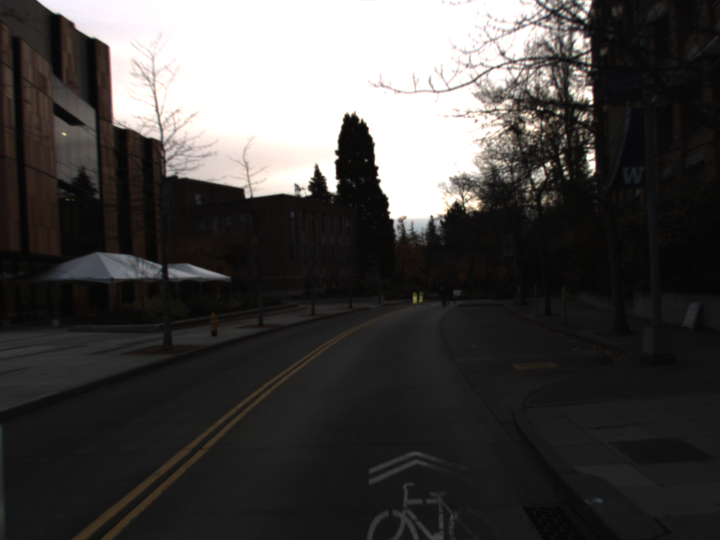
#> input picture epiploar/data/right.png, 1440 x 1080 px (shown at 1/2 size)
$ python epipolar_geometry.py
#> lines starting #> are read from the running program, lines starting #| are printed output that depends on the picture
### epiploar/load_camera_parameters.py
import json
import numpy as np

def left(filename):
#> called with filename = 'left.json'
    camera_left = json.load(open(filename))
#> (reads epiploar/left.json from the repository)

    intrinsic_left = np.zeros((3,4))
    extrinsic_left = np.zeros((4,4))


    k = 0
    break_out_flag = False
    for i in range(len(intrinsic_left[0])):
        for j in range(len(intrinsic_left[1])):
            if k < len(camera_left["intrinsic"]):
                intrinsic_left[i][j] = camera_left["intrinsic"][k]
                k +=1
            else:
                break_out_flag = True
                break
        if break_out_flag:
            break

    k = 0
    break_out_flag = False
    for i in range(len(extrinsic_left[0])):
        for j in range(len(extrinsic_left[1])):
            if k < len(camera_left["extrinsic"]):
                extrinsic_left[i][j] = camera_left["extrinsic"][k]
                k +=1
            else:
                break_out_flag = True
                break
        if break_out_flag:
            break
    #print(intrinsic_left)
    #print(extrinsic_left)

    return intrinsic_left,extrinsic_left


def right(filename):
#> called with filename = 'right.json'
    camera_right = json.load(open(filename))
#> (reads epiploar/right.json from the repository)

    intrinsic_right = np.zeros((3,4))
    extrinsic_right = np.zeros((4,4))
    k = 0
    break_out_flag = False
    for i in range(len(intrinsic_right[0])):
        for j in range(len(intrinsic_right[1])):
            if k < len(camera_right["intrinsic"]):
                intrinsic_right[i][j] = camera_right["intrinsic"][k]
                k +=1
            else:
                break_out_flag = True
                break
        if break_out_flag:
            break

    k = 0
    break_out_flag = False
    for i in range(len(extrinsic_right[0])):
        for j in range(len(extrinsic_right[1])):
            if k < len(camera_right["extrinsic"]):
                extrinsic_right[i][j] = camera_right["extrinsic"][k]
                k +=1
            else:
                break_out_flag = True
                break
        if break_out_flag:
            break

    #print(intrinsic_right)
    #print(extrinsic_right)

    return intrinsic_right,extrinsic_right

### epiploar/utils.py
import numpy as np
import matplotlib.pyplot as plt


def compute_fundamental_matrix_normalized(points1, points2):

    assert points1.shape[0] == points2.shape[0], "no. of points don't match"

    c1 = np.mean(points1, axis=0)
    c2 = np.mean(points2, axis=0)

    # compute the scaling factor
    s1 = np.sqrt(2 / np.mean(np.sum((points1 - c1) ** 2, axis=1)))
    s2 = np.sqrt(2 / np.mean(np.sum((points2 - c2) ** 2, axis=1)))

    # compute the normalization matrix for both the points
    T1 = np.array([
        [s1, 0, -s1 * c1[0]],
        [0, s1, -s1 * c1[1]],
        [0, 0 ,1]
    ])
    T2 = np.array([
        [s2, 0, -s2 * c2[0]],
        [0, s2, -s2 * c2[1]],
        [0, 0, 1]
    ])


    points1_n = T1 @ points1.T # normalize the points
    points2_n = T2 @ points2.T

    F_n = compute_fundamental_matrix(points1_n.T, points2_n.T)

    # de-normalize the fundamental
    return T2.T @ F_n @ T1

def compute_fundamental_matrix(points1, points2):

    assert points1.shape[0] == points2.shape[0], "no. of points don't match"

    u1 = points1[:, 0]
    v1 = points1[:, 1]
    u2 = points2[:, 0]
    v2 = points2[:, 1]
    one = np.ones_like(u1)

    # A = [u2.u1, u2.v1, u2, v2.u1, v2.v1, v2, u1, v1, 1] for all the points
    A = np.c_[u1 * u2, v1 * u2, u2, u1 * v2, v1 * v2, v2, u1, v1, one]


    U, S, V = np.linalg.svd(A, full_matrices=True) # peform svd on A and find the minimum value of |Af|
    f = V[-1, :]
    F = f.reshape(3, 3)


    U, S, V = np.linalg.svd(F, full_matrices=True)
    S[-1] = 0 # constrain F and make rank 2 by zeroing out last singular value
    F = U @ np.diag(S) @ V # recombine again
    return F

def plot_line(coeffs, xlim):

    a, b, c = coeffs
    x = np.linspace(xlim[0], xlim[1], 100)
    y = (a * x + c) / -b
    return x, y

def plot_epipolar_lines(img1, img2, points1, points2):


    h, w, c = img1.shape
    n = points1.shape[0]

    F = compute_fundamental_matrix_normalized(points1, points2)

    nrows = 2
    ncols = 1
    fig, axes = plt.subplots(nrows=nrows, ncols=ncols, figsize=(6, 8))

    ax1 = axes[0]
    ax1.set_title("Image 1")
    ax1.imshow(img1)

    ax2 = axes[1]
    ax2.set_title("Image 2")
    ax2.imshow(img2)

    for i in range(n):
        p1 = points1.T[:, i]
        p2 = points2.T[:, i]


        coeffs = p2.T @ F # Epipolar line in the image of camera 1 given the points in the image of camera 2
        x, y = plot_line(coeffs, (-1500, w))
        ax1.plot(x, y, color="orange")
        ax1.scatter(*p1.reshape(-1)[:2], color="blue")


        coeffs = F @ p1
        x, y = plot_line(coeffs, (0, 2500))
        ax2.plot(x, y, color="orange")
        ax2.scatter(*p2.reshape(-1)[:2], color="blue")

    ax1.set_xlim(0, w)
    ax1.set_ylim(h, 0)
    ax2.set_xlim(0, w)
    ax2.set_ylim(h, 0)

    plt.tight_layout()
    plt.show()

### epiploar/epipolar_geometry.py
import numpy as np
import cv2
from skimage import io
from skimage.color import rgb2gray
import load_camera_parameters
import utils


intrinsic_left,extrinsic_left = load_camera_parameters.left("left.json")
intrinsic_right,extrinsic_right = load_camera_parameters.right("right.json")


im1 = io.imread("./data/right.png")
#> im1 is the input picture: shape (1080, 1440, 3); mean R, G, B 69.5, 67.5, 66.3
im2 = io.imread("./data/left.png")
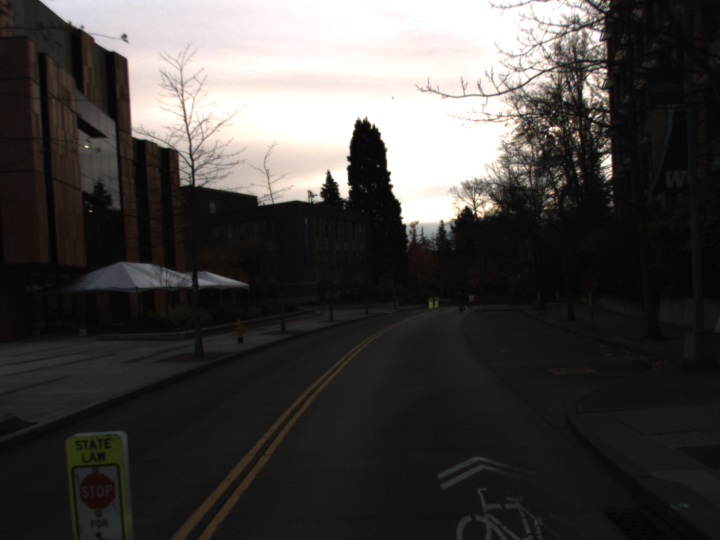
#> input picture epiploar/data/left.png, 1440 x 1080 px (shown at 1/2 size)
#> im2 is the input picture: shape (1080, 1440, 3); mean R, G, B 69.1, 66.2, 64.4


points1 = np.load("right.npy")
#> (reads epiploar/right.npy from the repository)
points2 = np.load("left.npy")
#> (reads epiploar/left.npy from the repository)

assert (points1.shape == points2.shape)

F = utils.compute_fundamental_matrix_normalized(points1, points2)

p1 = points1.T[:, 0]
p2 = points2.T[:, 0]

print("The constraint eauation holds",np.round(p2.T @ F @ p1)==0)

utils.plot_epipolar_lines(im1, im2, points1, points2)
#> in plot_epipolar_lines, `plt.show()`:
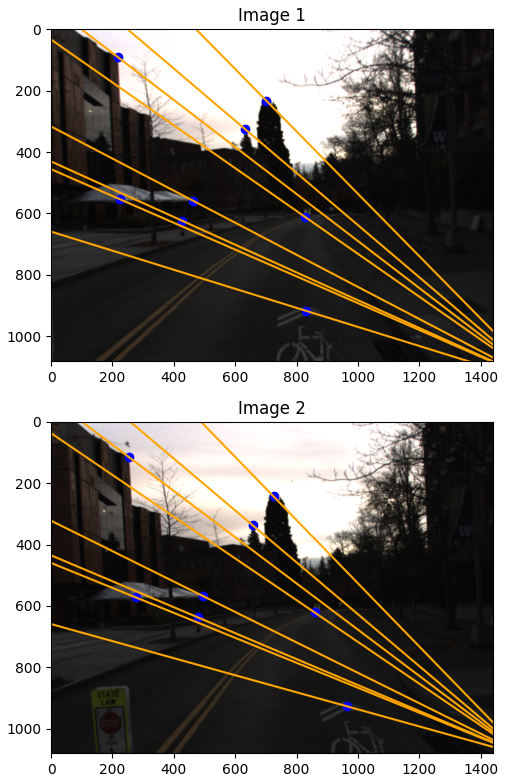
#> figure drawn by matplotlib, 2 panels
